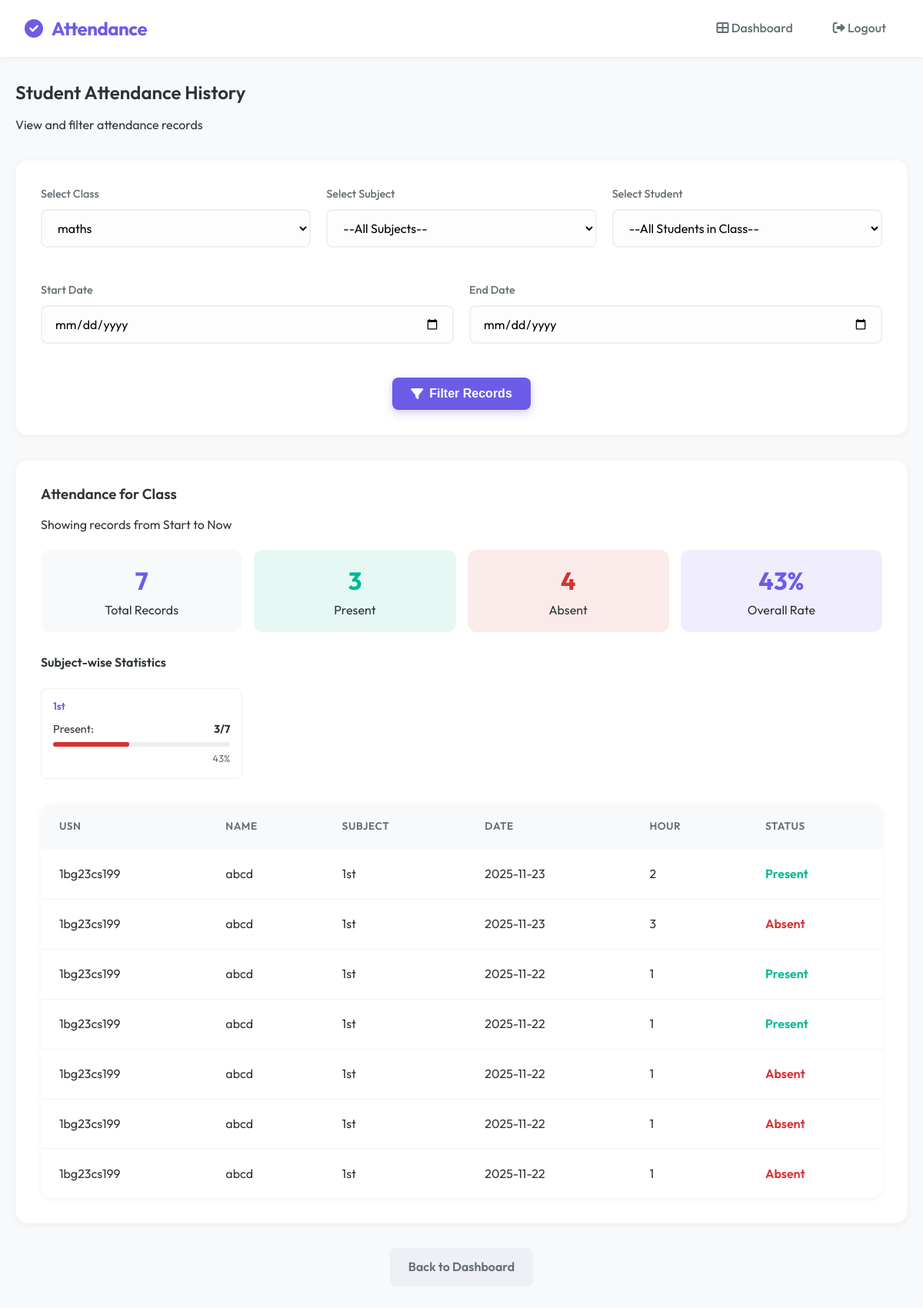
Before: /admin/student_attendance_history?class_id=1 (signed in) with the older database file.
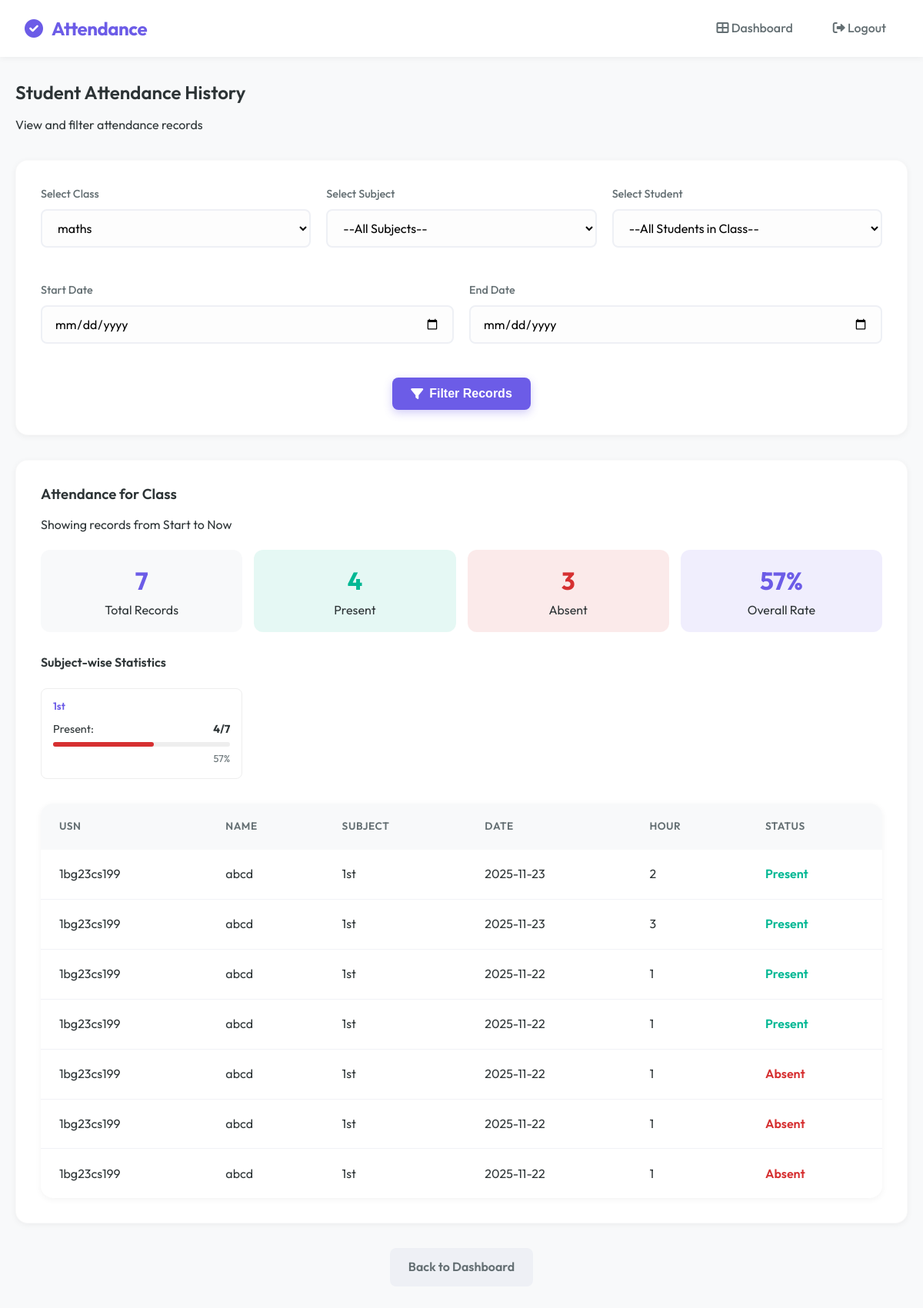
After: the same page with the newer database file.
### tables this page shows
CREATE TABLE attendance (
        id INTEGER PRIMARY KEY AUTOINCREMENT,
        student_id INTEGER,
        subject TEXT,
        date TEXT,
        status TEXT
    , hour INTEGER DEFAULT 1, previous_hash TEXT, current_hash TEXT);

CREATE TABLE students (
        id INTEGER PRIMARY KEY AUTOINCREMENT,
        usn TEXT UNIQUE,
        name TEXT,
        dob TEXT,
        class_id INTEGER,
        face_encoding BLOB
    );

### app.py (the view)
@app.route("/admin/student_attendance_history", methods=["GET", "POST"])
def student_attendance_history():
    role = session.get("role")
    if role not in ["admin", "teacher"]:
        return "Unauthorized", 403
    conn = sqlite3.connect('attendance.db')
    c = conn.cursor()
    if role == "teacher":
        teacher_id = session["username"]
        c.execute("""
            SELECT DISTINCT c.id, c.class_name
            FROM classes c
            JOIN teacher_assignments ta ON c.id = ta.class_id
            WHERE ta.teacher_id=?
        """, (teacher_id,))
    else:
        c.execute("SELECT id, class_name FROM classes ORDER BY class_name")
    classes = c.fetchall()
    selected_class_id = request.args.get("class_id") or request.form.get("class_id")
    selected_student_id = request.args.get("student_id") or request.form.get("student_id")
    selected_subject = request.args.get("subject") or request.form.get("subject")
    start_date = request.args.get("start_date") or request.form.get("start_date")
    end_date = request.args.get("end_date") or request.form.get("end_date")
    filtered_students, attendance_records, student_info, subjects = [], [], None, []
    if selected_class_id:
        try:
            cid = int(selected_class_id)
            if role == "teacher":
                teacher_id = session["username"]
                c.execute("""
                    SELECT subject FROM teacher_assignments
                    WHERE teacher_id=? AND class_id=?
                    ORDER BY subject
                """, (teacher_id, cid))
            else:
                c.execute("SELECT name FROM subjects WHERE class_id=? ORDER BY name", (cid,))
            subjects = [row[0] for row in c.fetchall()]
            c.execute("SELECT id, usn, name FROM students WHERE class_id=? ORDER BY name", (cid,))
            filtered_students = c.fetchall()
        except ValueError:
            pass
    if selected_student_id:
        c.execute("SELECT usn, name, class_name FROM students JOIN classes ON students.class_id = classes.id WHERE students.id=?", (selected_student_id,))
        student_info = c.fetchone()
        query = "SELECT subject, date, status, hour FROM attendance WHERE student_id=?"
        params = [selected_student_id]
        if selected_subject:
            query += " AND subject=?"
            params.append(selected_subject)
        if start_date and end_date:
            query += " AND date BETWEEN ? AND ?"
            params.extend([start_date, end_date])
        elif start_date:
            query += " AND date >= ?"
            params.append(start_date)
        elif end_date:
            query += " AND date <= ?"
            params.append(end_date)
        query += " ORDER BY date DESC, hour ASC"
        c.execute(query, params)
        attendance_records = c.fetchall()
    elif selected_class_id:
        query = """
            SELECT students.usn, students.name, attendance.subject, attendance.date, attendance.status, attendance.hour
            FROM attendance
            JOIN students ON attendance.student_id = students.id
            WHERE students.class_id=?
        """
        params = [selected_class_id]
        if selected_subject:
            query += " AND attendance.subject=?"
            params.append(selected_subject)
        if start_date and end_date:
            query += " AND attendance.date BETWEEN ? AND ?"
            params.extend([start_date, end_date])
        elif start_date:
            query += " AND attendance.date >= ?"
            params.append(start_date)
        elif end_date:
            query += " AND attendance.date <= ?"
            params.append(end_date)
        query += " ORDER BY attendance.date DESC, attendance.hour ASC, students.name ASC"
        c.execute(query, params)
        attendance_records = c.fetchall()
    subject_stats = {}
    for record in attendance_records:
        subj = record[0] if selected_student_id else record[2]
        status = record[2] if selected_student_id else record[4]
        if subj not in subject_stats:
            subject_stats[subj] = {
                'total': 0,
                'present': 0,
                'absent': 0,
                'percentage': 0
            }
        subject_stats[subj]['total'] += 1
        if status == 'Present':
            subject_stats[subj]['present'] += 1
        else:
            subject_stats[subj]['absent'] += 1
    for subj in subject_stats:
        subject_stats[subj]['percentage'] = round(
            (subject_stats[subj]['present'] / subject_stats[subj]['total'] * 100)
            if subject_stats[subj]['total'] > 0 else 0
        )
    total_records = len(attendance_records)
    present_count = sum(s['present'] for s in subject_stats.values())
    absent_count = total_records - present_count
    attendance_percentage = round((present_count / total_records * 100) if total_records > 0 else 0)
    conn.close()
    return render_template("student_attendance_history.html",
                           classes=classes, filtered_students=filtered_students,
                           subjects=subjects,
                           attendance_records=attendance_records,
                           selected_class_id=int(selected_class_id) if selected_class_id else None,
                           selected_student_id=int(selected_student_id) if selected_student_id else None,
                           selected_subject=selected_subject,
                           student_info=student_info, start_date=start_date, end_date=end_date,
                           total_records=total_records,
                           present_count=present_count,
                           absent_count=absent_count,
                           attendance_percentage=attendance_percentage,
                           subject_stats=subject_stats)

### templates/student_attendance_history.html (shortened to what this page needs)
{% extends "base.html" %}
{% block content %}
<div class="mb-4">
    <h2>Student Attendance History</h2>
    <p class="text-muted">View and filter attendance records</p>
</div>
<div class="card mb-4">
    <form method="GET" action="/admin/student_attendance_history">
        <div
            style="display: grid; grid-template-columns: repeat(auto-fit, minmax(200px, 1fr)); gap: 20px; margin-bottom: 20px;">
            <div class="form-group">
                <label for="class_id">Select Class</label>
                <select name="class_id" id="class_id" required onchange="this.form.submit()">
                    {% for cid, cname in classes %}
                    <option value="{{ cid }}" {% if selected_class_id==cid %}selected{% endif %}>{{ cname }}</option>
                    {% endfor %}
                </select>
            </div>
            <div class="form-group">
                <label for="subject">Select Subject</label>
                <select name="subject" id="subject" {% if not selected_class_id %}disabled{% endif %}
                    onchange="this.form.submit()">
                    <option value="">--All Subjects--</option>
                </select>
            </div>
            <div class="form-group">
                <label for="student_id">Select Student</label>
                <select name="student_id" id="student_id" {% if not selected_class_id %}disabled{% endif %}
                    onchange="this.form.submit()">
                    <option value="">--All Students in Class--</option>
                </select>
            </div>
        </div>
        <div style="display: grid; grid-template-columns: 1fr 1fr; gap: 20px; margin-bottom: 20px;">
            <div class="form-group">
                <label for="start_date">Start Date</label>
                <input type="date" name="start_date" value="{{ start_date or '' }}">
            </div>
            <div class="form-group">
                <label for="end_date">End Date</label>
                <input type="date" name="end_date" value="{{ end_date or '' }}">
            </div>
        </div>
        <div class="text-center">
            <button type="submit" class="btn btn-primary"><i class="fas fa-filter"></i> Filter Records</button>
        </div>
    </form>
</div>
{% if attendance_records %}
<div class="card mb-4">
    <div style="display: flex; justify-content: space-between; align-items: center; margin-bottom: 20px;">
        <div>
            {% if selected_student_id %}
            <h3>Attendance for {{ student_info[1] }} ({{ student_info[0] }})</h3>
            {% elif selected_class_id %}
            <h3>Attendance for Class</h3>
            {% endif %}
            <p class="text-muted">
                Showing records from {{ start_date or 'Start' }} to {{ end_date or 'Now' }}
            </p>
        </div>
    </div>
    <div class="dashboard-grid"
        style="grid-template-columns: repeat(4, 1fr); margin-top: 0; margin-bottom: 30px; gap: 15px;">
        <div style="text-align: center; padding: 15px; background: #f8f9fa; border-radius: 12px;">
            <div style="font-size: 2rem; font-weight: bold; color: var(--primary);">{{ total_records }}</div>
            <div class="text-muted">Total Records</div>
        </div>
        <div style="text-align: center; padding: 15px; background: rgba(0, 184, 148, 0.1); border-radius: 12px;">
            <div style="font-size: 2rem; font-weight: bold; color: var(--success);">{{ present_count }}</div>
            <div class="text-muted">Present</div>
        </div>
        <div style="text-align: center; padding: 15px; background: rgba(214, 48, 49, 0.1); border-radius: 12px;">
            <div style="font-size: 2rem; font-weight: bold; color: var(--error);">{{ absent_count }}</div>
            <div class="text-muted">Absent</div>
        </div>
        <div style="text-align: center; padding: 15px; background: rgba(108, 92, 231, 0.1); border-radius: 12px;">
            <div style="font-size: 2rem; font-weight: bold; color: var(--primary);">{{ attendance_percentage }}%</div>
            <div class="text-muted">Overall Rate</div>
        </div>
    </div>
    {% if subject_stats %}
    <h4 class="mb-3">Subject-wise Statistics</h4>
    <div
        style="display: grid; grid-template-columns: repeat(auto-fill, minmax(250px, 1fr)); gap: 15px; margin-bottom: 30px;">
        {% for subject, stats in subject_stats.items() %}
        <div style="padding: 15px; border: 1px solid #eee; border-radius: 8px;">
            <h5 style="margin-bottom: 10px; color: var(--primary);">{{ subject }}</h5>
            <div style="display: flex; justify-content: space-between; font-size: 0.9rem; margin-bottom: 5px;">
                <span>Present:</span> <strong>{{ stats.present }}/{{ stats.total }}</strong>
            </div>
            <div style="width: 100%; background: #eee; height: 6px; border-radius: 3px;">
                <div
                    style="width: {{ stats.percentage }}%; background: {% if stats.percentage >= 75 %}var(--success){% elif stats.percentage >= 60 %}var(--warning){% else %}var(--error){% endif %}; height: 100%; border-radius: 3px;">
                </div>
            </div>
            <div style="text-align: right; font-size: 0.8rem; margin-top: 5px; color: var(--text-muted);">{{
                stats.percentage }}%</div>
        </div>
        {% endfor %}
    </div>
    {% endif %}
    <div class="table-container">
        <table>
            <thead>
                {% if selected_student_id %}
                <tr>
                    <th>Subject</th>
                    <th>Date</th>
                    <th>Hour</th>
                    <th>Status</th>
                </tr>
                {% else %}
                <tr>
                    <th>USN</th>
                    <th>Name</th>
                    <th>Subject</th>
                    <th>Date</th>
                    <th>Hour</th>
                    <th>Status</th>
                </tr>
                {% endif %}
            </thead>
            <tbody>
                {% for row in attendance_records %}
                {% if selected_student_id %}
                <tr>
                    <td>{{ row[0] }}</td>
                    <td>{{ row[1] }}</td>
                    <td>{{ row[3] }}</td>
                    <td>
                        <span class="{% if row[2] == 'Present' %}text-success{% else %}text-danger{% endif %}"
                            style="font-weight: 600;">
                            {{ row[2] }}
                        </span>
                    </td>
                </tr>
                {% else %}
                <tr>
                    <td>{{ row[0] }}</td>
                    <td>{{ row[1] }}</td>
                    <td>{{ row[2] }}</td>
                    <td>{{ row[3] }}</td>
                    <td>{{ row[5] }}</td>
                    <td>
                        <span class="{% if row[4] == 'Present' %}text-success{% else %}text-danger{% endif %}"
                            style="font-weight: 600;">
                            {{ row[4] }}
                        </span>
                    </td>
                </tr>
                {% endif %}
                {% endfor %}
            </tbody>
        </table>
    </div>
</div>
{% endif %}
<div class="text-center mt-4 mb-4">
    <a href="/dashboard" class="btn btn-secondary">Back to Dashboard</a>
</div>
{% endblock %}

### templates/base.html (shortened to what this page needs)
<!DOCTYPE html>
<html lang="en">
<head>
    <link rel="stylesheet" href="{{ url_for('static', filename='style.css') }}">
    <link rel="stylesheet" href="https://cdnjs.cloudflare.com/ajax/libs/font-awesome/6.0.0/css/all.min.css">
</head>
<body>
    <nav class="navbar">
        <div class="navbar-brand">
            <i class="fas fa-check-circle" style="margin-right: 8px;"></i> Attendance
        </div>
        <div class="navbar-nav">
            <a href="/dashboard"><i class="fas fa-th-large"></i> Dashboard</a>
            <a href="/logout"><i class="fas fa-sign-out-alt"></i> Logout</a>
        </div>
    </nav>
    <div class="container mt-4">
        {% block content %}{% endblock %}
    </div>
</body>
</html>

Changed rows visible on the page:
changed attendance (number 1 of 7 on the later page): present "3" → "4"; {{ stats.percentage }} 43 → 57 (drawn); percentage "43" → "57"
changed attendance (number 2 of 7 on the later page): status "Absent" → "Present"
Other visible differences:
{{ present_count }}: "3" → "4"
{{ absent_count }}: "4" → "3"
{{ attendance_percentage }}: "43" → "57"
